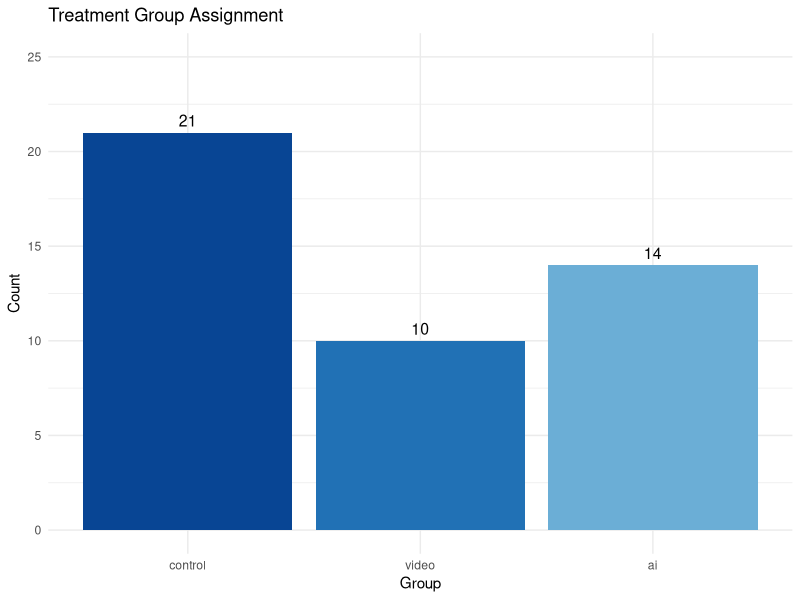
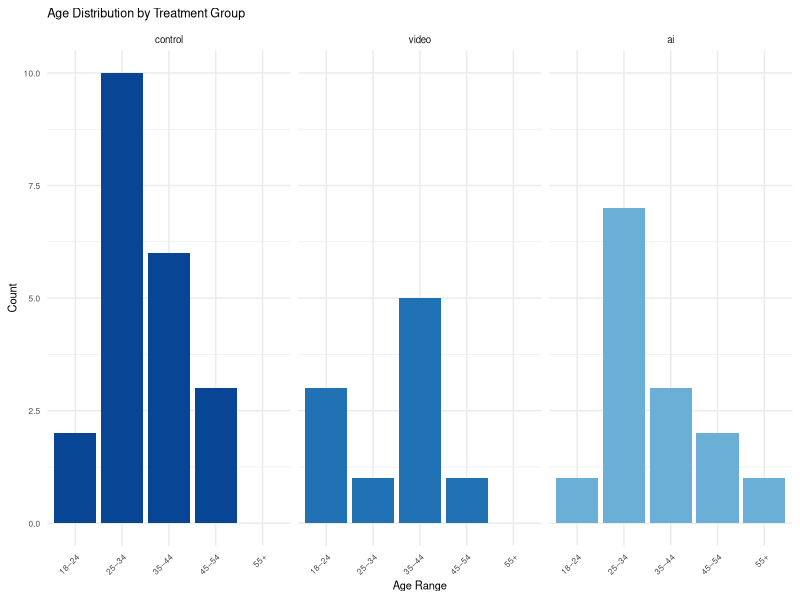
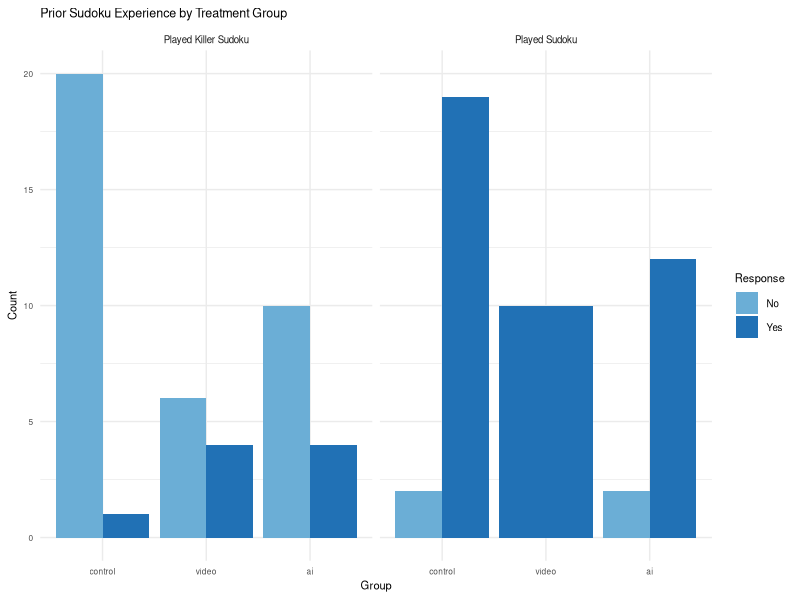
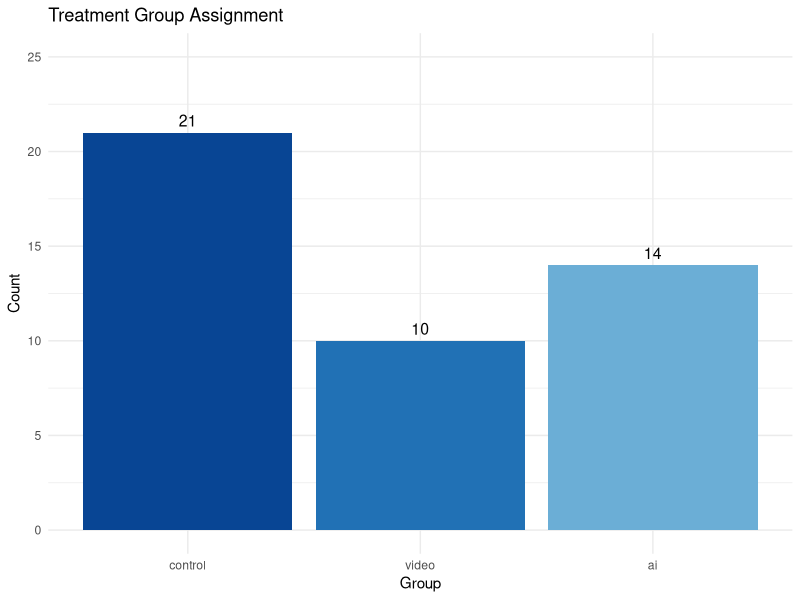
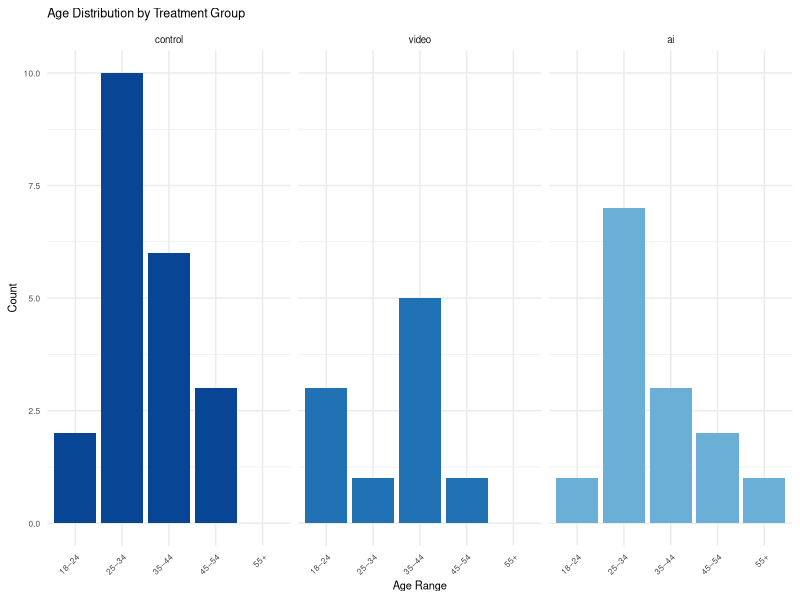
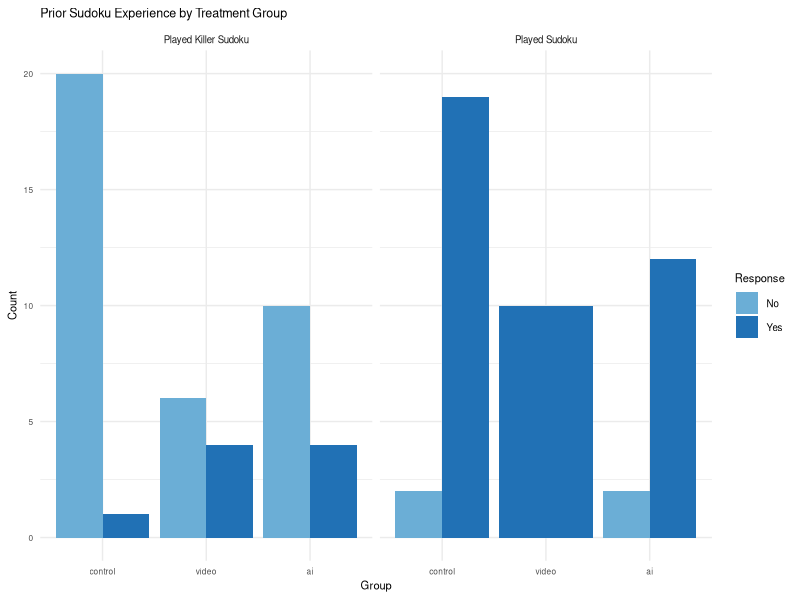

R code for these plots, in order:
library(dplyr)
library(tidyverse)
library(knitr)
library(readr)
library(ggplot2)

height = 4
width = 3.5

df <- read_csv("./data/raw/killer_sudoku_experiment_raw.csv") |>
  mutate(
    group = factor(group, levels = c("control", "video", "ai")),
    completed = puzzle2Correct == TRUE
  )
  

cov_summary <- df |>
  group_by(group) |>
  summarise(
    N = as.character(n()),
    `Age 18-24 (%)` = as.character(round(mean(ageRange == "18\u201324", na.rm=TRUE)*100, 1)),
    `Age 25-34 (%)` = as.character(round(mean(ageRange == "25\u201334", na.rm=TRUE)*100, 1)),
    `Age 35-44 (%)` = as.character(round(mean(ageRange == "35\u201344", na.rm=TRUE)*100, 1)),
    `Age 45-54 (%)` = as.character(round(mean(ageRange == "45\u201354", na.rm=TRUE)*100, 1)),
    `Age 55+ (%)` = as.character(round(mean(ageRange == "55+", na.rm=TRUE)*100, 1)),
    `Played Sudoku: Yes (%)` = as.character(round(mean(playedSudoku == "Yes", na.rm=TRUE)*100, 1)),
    `Played Killer Sudoku: Yes (%)` = as.character(round(mean(playedKillerSudoku == "Yes", na.rm=TRUE)*100, 1))
  ) |>
  pivot_longer(-group, names_to = "Covariate", values_to = "value") |>
  pivot_wider(names_from = group, values_from = value)

cov_summary

## Summary chart of assignment to treatment group
df |>
  count(group) |>
  ggplot(aes(x = group, y = n, fill = group)) +
  geom_bar(stat = "identity") +
  scale_fill_manual(values = c("control" = "#084594", "video" = "#2171b5", "ai" = "#6baed6")) +
  labs(title = "Treatment Group Assignment", x = "Group", y = "Count") +
  ylim(0, 25) +
  geom_text(aes(label = n), vjust = -0.5, size = 4) +
  theme_minimal() +
  theme(legend.position = "none")

ggsave("./output/group_assignment.png", width = width, height = height, dpi = 300)


## Covariate balance table
## Age distribution - faceted histogram
ggplot(df, aes(x = ageRange, fill = group)) +
  geom_bar(position = "dodge") +
  facet_wrap(~group) +
  scale_fill_manual(values = c("control" = "#084594", "video" = "#2171b5", "ai" = "#6baed6")) +
  labs(title = "Age Distribution by Treatment Group", x = "Age Range", y = "Count") +
  theme_minimal() +
  theme(
    legend.position = "none",
    axis.text.x = element_text(size = 6, angle = 45, hjust = 1),
    axis.text.y = element_text(size = 6),
    axis.title = element_text(size = 8),
    strip.text = element_text(size = 7),
    plot.title = element_text(size = 9)
  )
ggsave("./output/age_distribution.png", width = width, height = height, dpi = 300)


df |>
  pivot_longer(cols = c(playedSudoku, playedKillerSudoku),
               names_to = "Variable", values_to = "Response") |>
  mutate(Variable = recode(Variable,
                           "playedSudoku" = "Played Sudoku",
                           "playedKillerSudoku" = "Played Killer Sudoku")) |>
  group_by(group, Variable, Response) |>
  summarise(n = n(), .groups = "drop") |>
  ggplot(aes(x = group, y = n, fill = Response)) +
  geom_bar(stat = "identity", position = "dodge") +
  facet_wrap(~Variable) +
  scale_fill_manual(values = c("Yes" = "#2171b5", "No" = "#6baed6")) +
  labs(title = "Prior Sudoku Experience by Treatment Group", x = "Group", y = "Count") +
  theme_minimal() +
  theme(
    axis.text.x = element_text(size = 6),
    axis.text.y = element_text(size = 6),
    axis.title = element_text(size = 8),
    strip.text = element_text(size = 7),
    plot.title = element_text(size = 9),
    legend.text = element_text(size = 7),
    legend.title = element_text(size = 8)
  )

ggsave("./output/sudoku_experience.png", width = width, height = height, dpi = 300)
